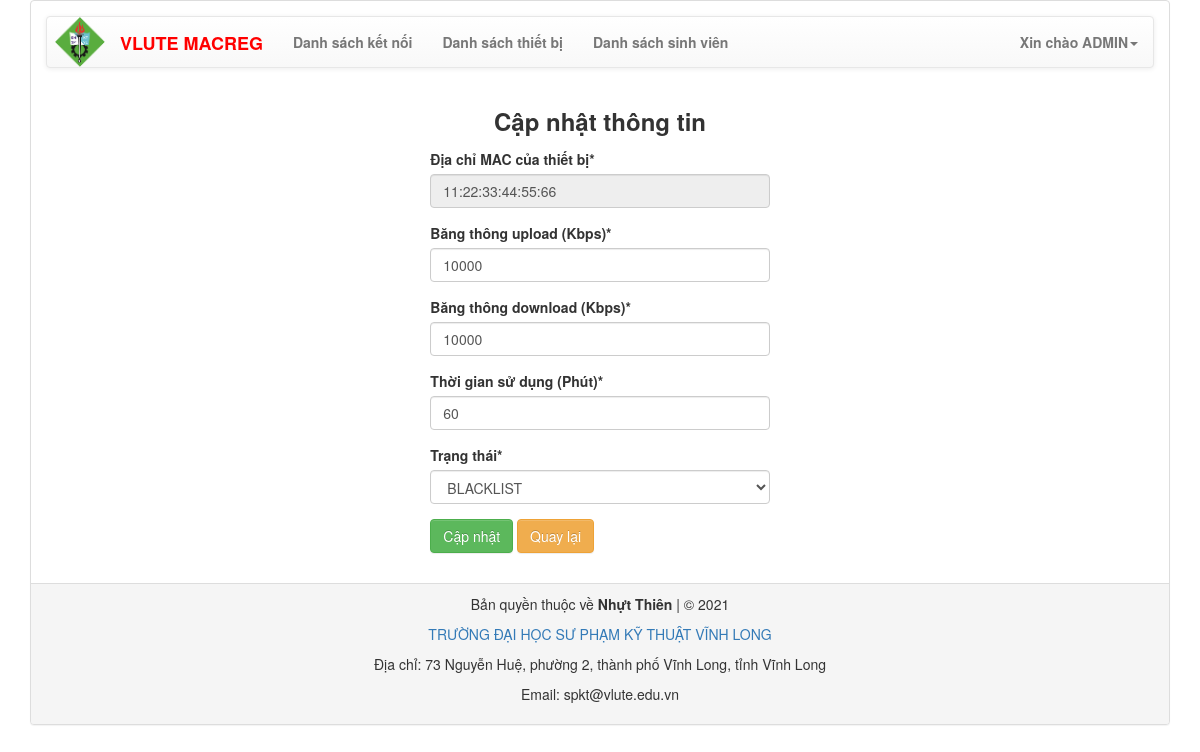
The page /guest/list/1 (signed in) on the database its author committed.
### main/models.py (models this page shows, shortened)
class UserInformation(models.Model):
    email = models.CharField(max_length=1000, verbose_name="Địa chỉ email")
    name = models.CharField(max_length=1000, verbose_name="Họ và tên sinh viên")
    classmate = models.CharField(max_length=100, verbose_name="Khóa học/lớp học")
    phone = models.IntegerField(verbose_name="Số điện thoại đăng ký")
    device_mac_address = models.CharField(
        max_length=20, unique=True, verbose_name="Địa chỉ MAC của thiết bị"
    )
    bw_upload = models.IntegerField(
        default=10000, verbose_name="Băng thông upload (Kbps)"
    )
    bw_download = models.IntegerField(
        default=10000, verbose_name="Băng thông download (Kbps)"
    )
    time_used = models.IntegerField(default=60, verbose_name="Thời gian sử dụng (Phút)")
    ap_mac_address = models.CharField(max_length=20, verbose_name="Địa chỉ MAC của AP")
    device_type = models.ForeignKey(
        "DeviceType", on_delete=models.CASCADE, verbose_name="Loại thiết bị"
    )
    device_model = models.CharField(max_length=1000, verbose_name="Tên thiết bị")
    code = models.IntegerField(null=True)
    status = models.CharField(default="DEACTIVE", max_length=200, verbose_name="Trạng thái")

### main/views.py (the view, shortened to what this page needs)
class UpdateUserInformation(UpdateView):
    model = UserInformation
    form_class = UserInformationFormUpdate
    template_name = "update_user_information.html"
    success_url = "/guest/list"
    @method_decorator(login_required)
    def dispatch(self, *args, **kwargs):
        return super().dispatch(*args, **kwargs)
    def get_object(self, **kwargs):
        return UserInformation.objects.get(id=self.kwargs["id"])

### main/forms.py
class UserInformationFormUpdate(forms.ModelForm):
    status = forms.ChoiceField(choices=STATUS_CHOICE, label='Trạng thái')
    class Meta:
        model = UserInformation
        fields = [
            'device_mac_address',
            'bw_upload',
            'bw_download',
            'time_used',
            'status'
        ]

### main/templates/update_user_information.html (shortened to what this page needs)
{% extends "base.html"%} {% block title %} VLUTE | UPDATE {% endblock title %} {% block content %} {% load crispy_forms_tags %} {% load static %}
<div class="col-xs-12 col-sm-9 col-md-6 col-lg-4 col-md-offset-4">
    <div class="form-group">
        <h3><strong><center>Cập nhật thông tin</center></strong></h3>
    </div>
    <form method="POST" id="form">
        {% csrf_token %} {{form | crispy}}
        <div class="form-group">
            <button type="submit" id="btn" class="btn btn-success">Cập nhật</button>
            <a href="/guest/list"><button type="button" class="btn btn-warning">Quay lại</button></a>
        </div>
    </form>
</div>
{% endblock content %}

### main/templates/base.html (shortened to what this page needs)
<!DOCTYPE html>
<html lang="Vi">
<head>
    {% load static %}
    <link rel="stylesheet" href="{% static 'main/css/bootstrap-theme.css' %}">
    <link rel="stylesheet" href="{% static 'main/css/bootstrap.css' %}">
    <link rel="stylesheet" href="{% static 'main/css/bootstrap.min.css' %}">
    <link rel="stylesheet" href="{% static 'main/css/datatable.css' %}">
    <link rel="stylesheet" href="{% static 'main/css/auto-complete.css' %}">
</head>
<body>
    <div class="container">
        <div class="panel panel-default">
            <div class="panel-body">
                <nav class="navbar navbar-default" role="navigation">
                    <div class="navbar-header">
                        <img src="/media/logo.png" style="padding: 0vh 0vh 0vh 1vh;" class="navbar-brand" id="icon">
                        <a class="navbar-brand" style="color: red;" href="/"><strong>VLUTE MACREG</strong></a>
                    </div>
                    <div class="collapse navbar-collapse navbar-ex1-collapse">
                        {% if user.is_authenticated %}
                        <ul class="nav navbar-nav">
                            <li><a href="/guest/connections"><strong>Danh sách kết nối</strong></a></li>
                            <li><a href="/guest/list"><strong>Danh sách thiết bị</strong></a></li>
                            <li><a href="/student/list"><strong>Danh sách sinh viên</strong></a></li>
                        </ul>
                        <ul class="nav navbar-nav navbar-right">
                            <li class="dropdown">
                                <a href="#" class="dropdown-toggle" data-toggle="dropdown"><strong>Xin chào {{request.user | upper}}</strong><b class="caret"></b></a>
                            </li>
                        </ul>
                        {% endif %}
                    </div>
                </nav>
                {% block content %} {% endblock content %}
            </div>
            <div class="panel-footer" style="text-align: center;">
                <p>Bản quyền thuộc về <strong>Nhựt Thiên</strong> | © 2021</p>
                <a href="http://vlute.edu.vn/" style="text-decoration: none;">
                    <p>TRƯỜNG ĐẠI HỌC SƯ PHẠM KỸ THUẬT VĨNH LONG</p>
                </a>
                <p>Địa chỉ: 73 Nguyễn Huệ, phường 2, thành phố Vĩnh Long, tỉnh Vĩnh Long</p>
                <p>Email: spkt@vlute.edu.vn</p>
            </div>
        </div>
    </div>
</body>
</html>

### rows shown on the page
UserInformation: device_mac_address "11:22:33:44:55:66", bw_upload "10000", bw_download "10000", time_used "60", status "BLACKLIST"

### other values the page prints
{{ request.user | upper }} "ADMIN"
